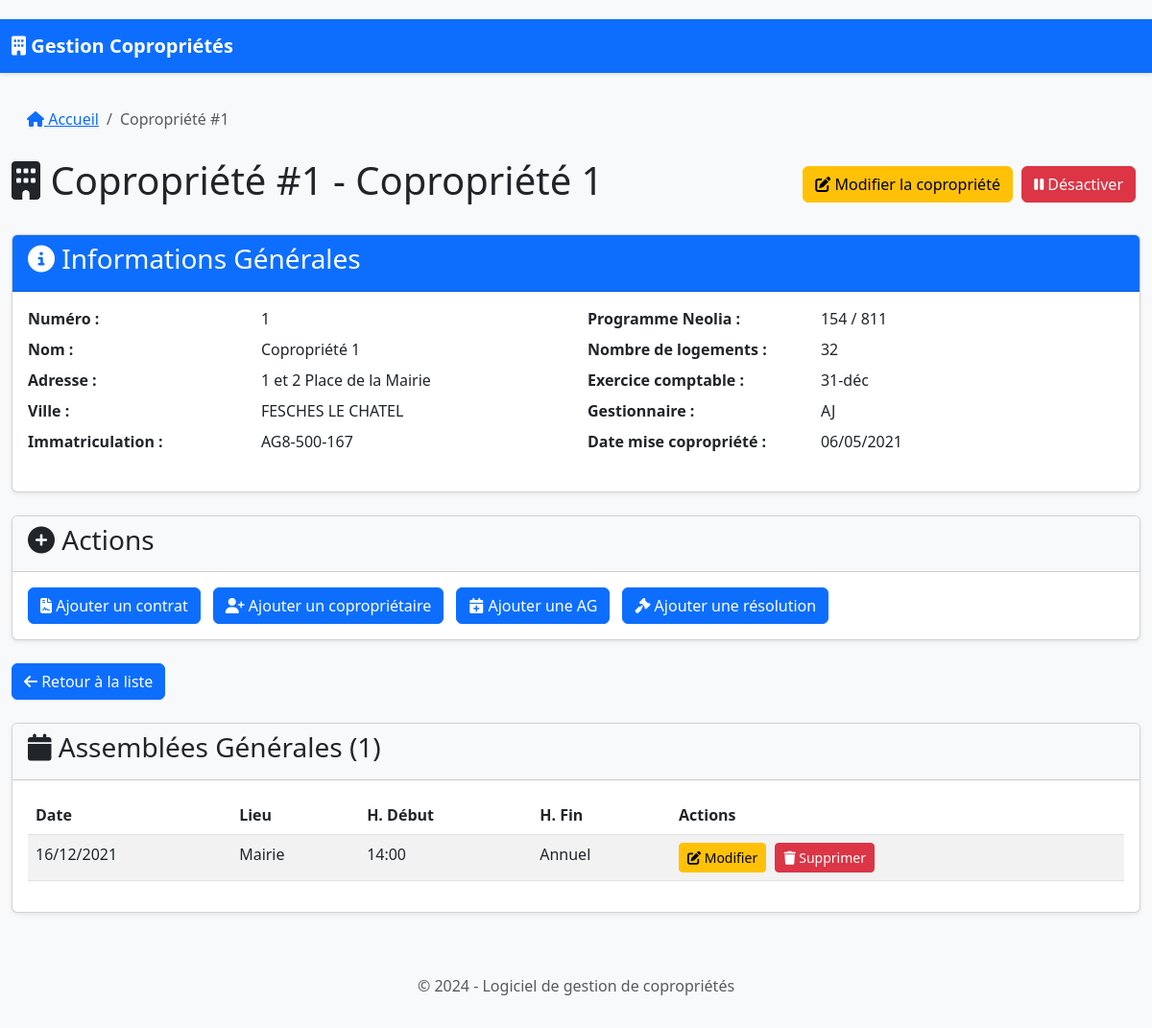
The page /copropriete/1 on the database its author committed.
### database.py (models this page shows)
class Copropriete(db.Model):
    id = db.Column(db.Integer, primary_key=True)
    numero = db.Column(db.Integer, unique=True, nullable=False)
    nom = db.Column(db.String(200), nullable=False)
    date_mise_copropriete = db.Column(db.Date)
    programme_neolia = db.Column(db.String(100))
    adresse = db.Column(db.String(300))
    ville = db.Column(db.String(100))
    immatriculation = db.Column(db.String(100))
    nombre_logements = db.Column(db.Integer)
    exercice_comptable = db.Column(db.String(20))  # Ex: "31-déc", "30-juin"
    gestionnaire = db.Column(db.String(50))  # Ex: "AJ", "KS"
    est_active = db.Column(db.Boolean, default=True)
    fiche_immeuble = db.relationship('FicheImmeuble', backref='copropriete', uselist=False)
    contrats = db.relationship('Contrat', backref='copropriete', lazy=True)
    coproprietaires = db.relationship('Coproprietaire', backref='copropriete', lazy=True)
    assemblees_generales = db.relationship('AssembleeGenerale', backref='copropriete', lazy=True)
    resolutions_futures = db.relationship('ResolutionFuture', backref='copropriete', lazy=True)

class AssembleeGenerale(db.Model):
    id = db.Column(db.Integer, primary_key=True)
    copropriete_id = db.Column(db.Integer, db.ForeignKey('copropriete.id'), nullable=False)
    date = db.Column(db.Date)
    horaire_debut = db.Column(db.String(20))
    lieu = db.Column(db.String(200))
    type_ag = db.Column(db.String(100))  # Nouveau champ: Type d'AG
    points_a_retenir = db.relationship('PointARetenir', backref='assemblee_generale', lazy=True, cascade="all, delete-orphan")
    budgets_travaux = db.relationship('BudgetTravaux', backref='assemblee_generale', lazy=True, cascade="all, delete-orphan")

### app.py (the view)
@app.route('/copropriete/<int:copro_id>')
def copropriete(copro_id):
    copropriete = Copropriete.query.options(
        joinedload(Copropriete.fiche_immeuble),
        joinedload(Copropriete.coproprietaires),
        joinedload(Copropriete.coproprietaires).joinedload(Coproprietaire.lots),
        joinedload(Copropriete.coproprietaires).joinedload(Coproprietaire.emails),
        joinedload(Copropriete.coproprietaires).joinedload(Coproprietaire.telephones),
        joinedload(Copropriete.contrats).joinedload(Contrat.prestations),
        joinedload(Copropriete.assemblees_generales).joinedload(AssembleeGenerale.points_a_retenir),
        joinedload(Copropriete.assemblees_generales).joinedload(AssembleeGenerale.budgets_travaux).joinedload(BudgetTravaux.appels_fonds),
        joinedload(Copropriete.resolutions_futures)
    ).get_or_404(copro_id)
    types_contrats = ["Assurance", "Nettoyage", "Entretien", "Sécurité", "Autre"]
    civilites = Civilite.query.all()
    return render_template(
        'copropriete.html',
        copropriete=copropriete,
        contrats=copropriete.contrats,
        coproprietaires=copropriete.coproprietaires,
        assemblees=copropriete.assemblees_generales,
        resolutions=copropriete.resolutions_futures,
        types_contrats=types_contrats,
        civilites=civilites
    )

### app.py (called while the page is built)
@app.context_processor
def inject_models():
    return dict(Civilite=Civilite)

### templates/copropriete.html (shortened to what this page needs)
{% extends "base.html" %}
{% block content %}
<div class="row">
    <div class="col-md-12">
        <nav aria-label="breadcrumb">
            <ol class="breadcrumb">
                <li class="breadcrumb-item"><a href="{{ url_for('index') }}"><i class="fas fa-home"></i> Accueil</a></li>
                <li class="breadcrumb-item active" aria-current="page">Copropriété #{{ copropriete.numero }}</li>
            </ol>
        </nav>
        <div class="d-flex justify-content-between align-items-center mb-4">
            <h1><i class="fas fa-building"></i> Copropriété #{{ copropriete.numero }} - {{ copropriete.nom }}</h1>
            <div>
                    <a href="{{ url_for('edit_copropriete', copro_id=copropriete.id) }}" class="btn btn-warning">
                        <i class="fas fa-edit"></i> Modifier la copropriété
                    </a>
                {% if copropriete.est_active %}
                    <form method="POST" action="{{ url_for('toggle_active', copro_id=copropriete.id) }}" class="d-inline">
                        <button type="submit" class="btn btn-danger">
                            <i class="fas fa-pause"></i> Désactiver
                        </button>
                    </form>
                {% else %}
                    <form method="POST" action="{{ url_for('toggle_active', copro_id=copropriete.id) }}" class="d-inline">
                        <button type="submit" class="btn btn-success">
                            <i class="fas fa-play"></i> Réactiver
                        </button>
                    </form>
                {% endif %}
            </div>
        </div>
    </div>
</div>
<div class="card mb-4">
    <div class="card-header bg-primary text-white">
        <h3><i class="fas fa-info-circle"></i> Informations Générales</h3>
    </div>
    <div class="card-body">
        <div class="row">
            <div class="col-md-6">
                <dl class="row">
                    <dt class="col-sm-5">Numéro :</dt>
                    <dd class="col-sm-7">{{ copropriete.numero }}</dd>
                    <dt class="col-sm-5">Nom :</dt>
                    <dd class="col-sm-7">{{ copropriete.nom }}</dd>
                    <dt class="col-sm-5">Adresse :</dt>
                    <dd class="col-sm-7">{{ copropriete.adresse }}</dd>
                    <dt class="col-sm-5">Ville :</dt>
                    <dd class="col-sm-7">{{ copropriete.ville }}</dd>
                    <dt class="col-sm-5">Immatriculation :</dt>
                    <dd class="col-sm-7">{{ copropriete.immatriculation or 'N/C' }}</dd>
                </dl>
            </div>
            <div class="col-md-6">
                <dl class="row">
                    <dt class="col-sm-5">Programme Neolia :</dt>
                    <dd class="col-sm-7">{{ copropriete.programme_neolia or 'N/C' }}</dd>
                    <dt class="col-sm-5">Nombre de logements :</dt>
                    <dd class="col-sm-7">{{ copropriete.nombre_logements or 0 }}</dd>
                    <dt class="col-sm-5">Exercice comptable :</dt>
                    <dd class="col-sm-7">{{ copropriete.exercice_comptable or 'N/C' }}</dd>
                    <dt class="col-sm-5">Gestionnaire :</dt>
                    <dd class="col-sm-7">{{ copropriete.gestionnaire or 'N/C' }}</dd>
                    <dt class="col-sm-5">Date mise copropriété :</dt>
                    <dd class="col-sm-7">
                        {{ copropriete.date_mise_copropriete.strftime('%d/%m/%Y') if copropriete.date_mise_copropriete else 'N/C' }}
                    </dd>
                </dl>
            </div>
        </div>
    </div>
</div>
<div class="card mb-4">
    <div class="card-header bg-light">
        <h3><i class="fas fa-plus-circle"></i> Actions</h3>
    </div>
    <div class="card-body">
        <div class="d-flex flex-wrap gap-2">
            <button type="button" class="btn btn-primary" data-bs-toggle="modal" data-bs-target="#addContratModal">
                <i class="fas fa-file-contract"></i> Ajouter un contrat
            </button>
            <button type="button" class="btn btn-primary" data-bs-toggle="modal" data-bs-target="#addCoproprietaireModal">
                <i class="fas fa-user-plus"></i> Ajouter un copropriétaire
            </button>
            <button type="button" class="btn btn-primary" data-bs-toggle="modal" data-bs-target="#addAGModal">
                <i class="fas fa-calendar-plus"></i> Ajouter une AG
            </button>
            <button type="button" class="btn btn-primary" data-bs-toggle="modal" data-bs-target="#addResolutionModal">
                <i class="fas fa-gavel"></i> Ajouter une résolution
            </button>
        </div>
    </div>
</div>
<a href="{{ url_for('index') }}" class="btn btn-primary mb-4">
    <i class="fas fa-arrow-left"></i> Retour à la liste
</a>
{% if assemblees %}
<div class="card mb-4">
    <div class="card-header bg-light">
        <h3><i class="fas fa-calendar"></i> Assemblées Générales ({{ assemblees|length }})</h3>
    </div>
    <div class="card-body">
        <div class="table-responsive">
            <table class="table table-striped">
                <thead>
                    <tr>
                        <th>Date</th>
                        <th>Lieu</th>
                        <th>H. Début</th>
                        <th>H. Fin</th>
                        <th>Actions</th>
                    </tr>
                </thead>
                <tbody>
                    {% for a in assemblees %}
                    <tr>
                        <td>{{ a.date.strftime('%d/%m/%Y') if a.date else 'N/C' }}</td>
                        <td>{{ a.lieu }}</td>
                        <td>{{ a.horaire_debut }}</td>
                        <td>{{ a.type_ag }}</td>
                        <td>
                            <button type="button" class="btn btn-sm btn-warning"
                                    data-bs-toggle="modal"
                                    data-bs-target="#editAGModal-{{ a.id }}">
                                <i class="fas fa-edit"></i> Modifier
                            </button>
                            <form action="{{ url_for('delete_ag', ag_id=a.id) }}" method="POST" style="display: inline;">
                                <button type="submit" class="btn btn-danger btn-sm"
                                         onclick="return confirm('⚠️ Êtes-vous sûr de vouloir supprimer cette Assemblée Générale ? Cette action est irréversible.');">
                                     <i class="fas fa-trash"></i> Supprimer
                                 </button>
                              </form>
                        </td>
                    </tr>
                    {% endfor %}
                </tbody>
            </table>
        </div>
    </div>
</div>
{% endif %}
{% endblock %}

### templates/base.html (shortened to what this page needs)
<!DOCTYPE html>
<html lang="fr">
<head>
    <link href="https://cdn.jsdelivr.net/npm/bootstrap@5.3.0/dist/css/bootstrap.min.css" rel="stylesheet">
    <link rel="stylesheet" href="https://cdnjs.cloudflare.com/ajax/libs/font-awesome/6.4.0/css/all.min.css">
    <link rel="stylesheet" href="{{ url_for('static', filename='css/style.css') }}">
</head>
<body>
    <header>
        <nav class="navbar navbar-expand-lg navbar-dark bg-primary">
            <div class="container-fluid">
                <a class="navbar-brand" href="{{ url_for('index') }}">
                    <i class="fas fa-building"></i> Gestion Copropriétés
                </a>
            </div>
        </nav>
    </header>
    <main class="container-fluid mt-4">
        {% block content %}{% endblock %}
    </main>
    <footer class="bg-light py-3 mt-5">
        <div class="container text-center">
            <p class="text-muted">© 2024 - Logiciel de gestion de copropriétés</p>
        </div>
    </footer>
</body>
</html>

### static/css/style.css (style rules this page uses)
body { padding-top: 20px; background-color: #f8f9fa; }
.card { margin-bottom: 20px; box-shadow: 0 0.125rem 0.25rem rgba(0, 0, 0, 0.075); }
.card-header { font-weight: 600; }
.table-responsive { overflow-x: auto; }
.table { margin-bottom: 1rem; }
.table th { white-space: nowrap; }
.btn { margin-right: 5px; }
.btn-sm { padding: 0.25rem 0.5rem; font-size: 0.875rem; }
.navbar { margin-bottom: 20px; box-shadow: 0 2px 4px rgba(0, 0, 0, 0.1); }
.navbar-brand { font-weight: 600; }
.breadcrumb { background-color: transparent; padding: 0.75rem 1rem; }
.breadcrumb-item + .breadcrumb-item::before { content: "/"; }

### rows shown on the page
Copropriete: numero "1", nom "Copropriété 1", adresse "1 et 2 Place de la Mairie", ville "FESCHES LE CHATEL", immatriculation "AG8-500-167", programme_neolia "154 / 811", nombre_logements "32", exercice_comptable "31-déc", gestionnaire "AJ", date_mise_copropriete "06/05/2021"
AssembleeGenerale: date "16/12/2021", lieu "Mairie", horaire_debut "14:00", type_ag "Annuel"

### other values the page prints
{{ assemblees|length }} "1"
